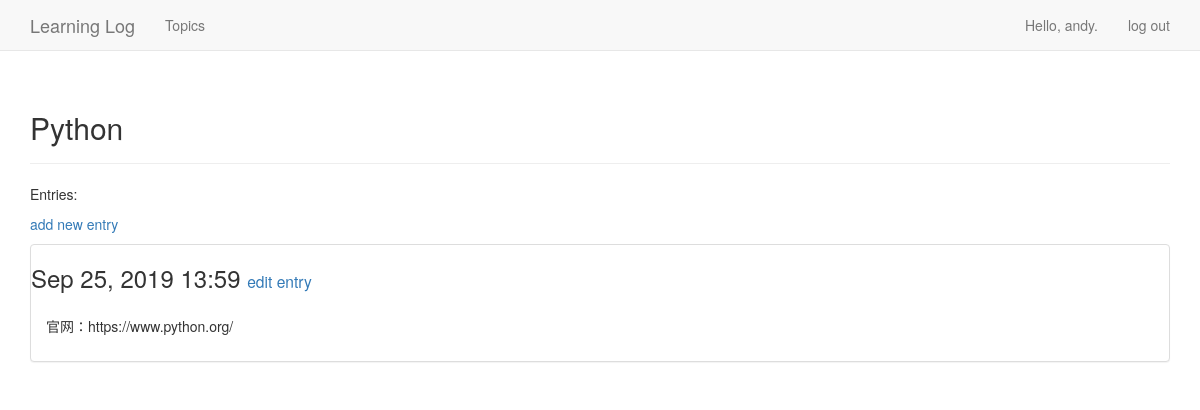
Screenshot of /topics/3/ (signed in) with the database file from the repository.
### learning_logs/models.py (models this page shows, shortened)
class Topic(models.Model):
    text = models.CharField(max_length=200)  # 字符或文本组成的数据，存储少量文本
    date_added = models.DateTimeField(auto_now_add=True)  # 每次创建时间都更新
    owner = models.ForeignKey(User, on_delete=models.CASCADE)
    def __str__(self):
        return self.text

class Entry(models.Model):
    topic = models.ForeignKey(Topic, on_delete=models.CASCADE)
    text = models.CharField(max_length=8000)
    date_added = models.DateTimeField(auto_now_add=True)
    class Meta:
        verbose_name_plural = 'entries'

### learning_logs/views.py (the view)
# urls.py: path('topics/<int:topic_id>/', views.topic, name='topic'),
@login_required
def topic(request, topic_id):
    topic = Topic.objects.get(id=topic_id)
    check_topic_owner(topic, request)
    entries = topic.entry_set.order_by('-date_added')
    context = {'topic': topic, 'entries': entries}
    return render(request, 'learning_logs/topic.html', context)

### learning_logs/views.py (called while the page is built)
def check_topic_owner(topic, request):
    if topic.owner != request.user:
        raise Http404

### learning_logs/templates/learning_logs/topic.html
{%  extends "learning_logs/base.html" %}
{% block header %}
    <h2>{{ topic }}</h2>
{% endblock header %}
{% block content %}
    <p>Entries:</p>
    <p>
        <a href="{% url 'learning_logs:new_entry' topic.id %}">add new entry</a>
    </p>
    {% for entry in entries %}
        <div class="panel panel-default">
        <div>
            <h3>
                {{ entry.date_added|date:'M d, Y H:i' }}
                <small>
                    <a href="{% url 'learning_logs:edit_entry' entry.id %}">
                        edit entry</a>
                </small>
            </h3>
        </div>
        <div class="panel-body">
            {{ entry.text|linebreaks }}
        </div>
        </div>
    {% empty %}
        There are no entries for this topic yet.
    {% endfor %}
{% endblock content %}

### learning_logs/templates/learning_logs/base.html (shortened to what this page needs)
{% load bootstrap3 %}
<!DOCTYPE html>
<html lang="en">
  <head>
      {% bootstrap_css %}
  </head>
  <body>
    <nav class="navbar navbar-default navbar-static-top">
        <div class="container">
            <div class="navbar-header">
                <a class="navbar-brand" href="{% url 'learning_logs:index' %}">
                    Learning Log</a>
            </div>
            <div id="navbar" class="navbar-collapse collapse">
                <ul class="nav navbar-nav">
                    <li>
                        <a href="{% url 'learning_logs:topics' %}">Topics</a>
                    </li>
                </ul>
                <ul class="nav navbar-nav navbar-right">
                    {% if user.is_authenticated %}
                      <li><a>Hello, {{ user.username }}.</a></li>
                      <li><a href="{% url 'users:logout' %}">log out</a></li>
                    {% else %}
                      <li><a href="{% url 'users:register' %}">register</a></li>
                      <li><a href="{% url 'users:login' %}">log in</a></li>
                    {% endif %}
                </ul>
            </div>
        </div>
    </nav>
    <div class="container">
        <div class="page-header">
        {% block header %} {% endblock header %}
        </div>
        <div>
            {% block content %} {% endblock content %}
        </div>
    </div>
  </body>
</html>

### rows the page displays
Topic: text "Python"
Entry: date_added "Sep 25, 2019 13:59", text "官网：https://www.python.org/"

### other values shown
{{ user.username }} "andy"
